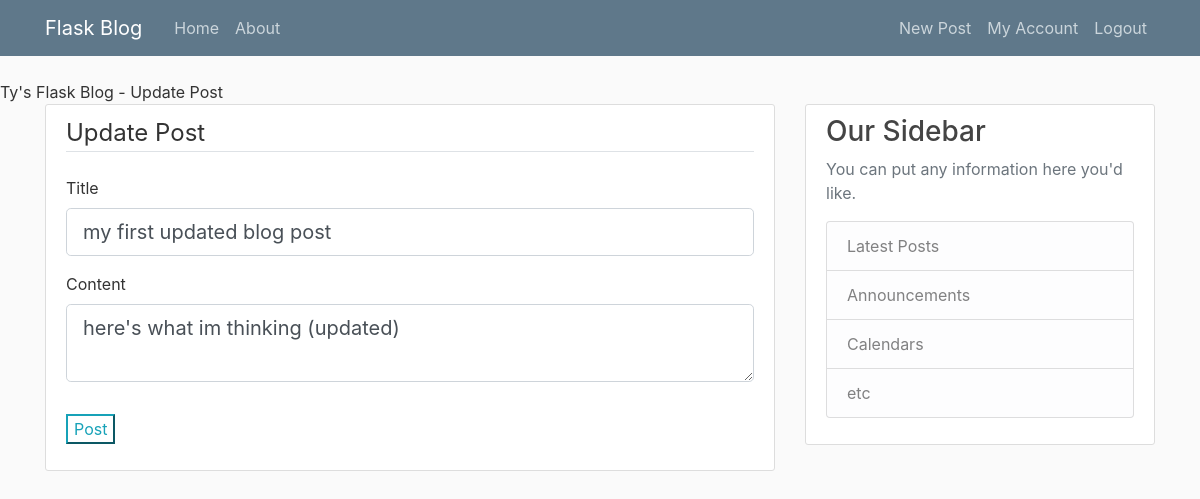
The app's page /post/3/update (signed in) with its own data.
### flask_project/models.py (models this page shows, shortened)
class Post(db.Model):
	id = db.Column(db.Integer, primary_key=True)
	title = db.Column(db.String(80), nullable=False)
	date_posted = db.Column(db.DateTime, nullable=False, default=datetime.utcnow)
	content = db.Column(db.Text, nullable=False)
	user_id = db.Column(db.Integer, db.ForeignKey('user.id'), nullable=False)

### flask_project/routes.py (the view)
@app.route("/post/<int:post_id>/update", methods=['GET', "POST"])
@login_required
def update_post(post_id):
	post = Post.query.get_or_404(post_id)
	if post.author != current_user:
		abort(403)
	form = PostForm()
	if form.validate_on_submit():
		post.title = form.title.data
		post.content = form.content.data
		db.session.commit()
		flash('Your post has been updated', 'success')
		return redirect(url_for('post', post_id=post.id))
	elif request.method == 'GET':
		form.title.data = post.title
		form.content.data = post.content
	return render_template('create_post.html', title = 'Update Post', form=form, legend="Update Post")

### flask_project/forms.py
class PostForm(FlaskForm):
	title = StringField('Title', validators = [DataRequired()])
	content = TextAreaField('Content', validators = [DataRequired()])
	submit = SubmitField('Post')

### flask_project/models.py (called while the page is built)
@login_manager.user_loader
def load_user(user_id):
	return User.query.get(int(user_id))

### flask_project/templates/create_post.html (shortened to what this page needs)
{% extends "layout.html" %}
{% block content %}
<div class="content-section">
	<form method="POST" action="">
		<fieldset class="form-group">
			<legend class="border-bottom mb-4">{{ legend }}</legend>
			<div class="form-group">
				{{ form.title.label(class="form-control-label") }}
				{% if form.title.errors %}
					{{ form.title.label(class="form-control form_control-lg is-valid") }}
					<div class="invalid-feedback">
						{% for errors in form.title.errors %}
							<span>{{ error }}</span>
						{% endfor %}
					</div>
				{% else %}
					{{ form.title(class="form-control form-control-lg") }}
				{% endif %}
			</div>
			<div class="form-group">
				{{ form.content.label(class="form-control-label") }}
				{% if form.content.errors %}
					{{ form.content.label(class="form-control form_control-lg is-valid") }}
					<div class="invalid-feedback">
						{% for errors in form.content.errors %}
							<span>{{ error }}</span>
						{% endfor %}
					</div>
				{% else %}
					{{ form.content(class="form-control form-control-lg") }}
				{% endif %}
			</div>
		</fieldset>
		<div class="form-group">
			{{ form.submit(class="btn-outline-info") }}
		</div>
	</form>
</div>
{% endblock content %}

### flask_project/static/main.css (style rules this page uses)
body { background: #fafafa; color: #333333; margin-top: 5rem; }
.content-section { background: #ffffff; padding: 10px 20px; border: 1px solid #dddddd; border-radius: 3px; margin-bottom: 20px; }

### records on screen
Post: title "my first updated blog post", content "here's what im thinking (updated)"

### other values on screen
{{ title }} "Update Post"
{{ legend }} "Update Post"
